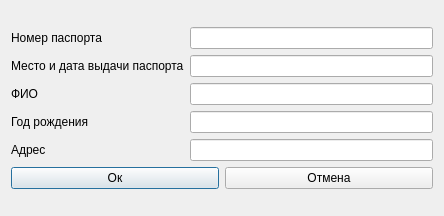
<?xml version="1.0" encoding="UTF-8"?>
<ui version="4.0">
 <class>addInTreeDialog</class>
 <widget class="QDialog" name="addInTreeDialog">
  <property name="geometry">
   <rect>
    <x>0</x>
    <y>0</y>
    <width>444</width>
    <height>216</height>
   </rect>
  </property>
  <property name="windowTitle">
   <string>Dialog</string>
  </property>
  <layout class="QGridLayout" name="gridLayout">
   <item row="0" column="0">
    <layout class="QVBoxLayout" name="verticalLayout_3">
     <item>
      <layout class="QHBoxLayout" name="horizontalLayout_2">
       <item>
        <layout class="QVBoxLayout" name="verticalLayout_2">
         <item>
          <widget class="QLabel" name="passportNum_label">
           <property name="text">
            <string>Номер паспорта</string>
           </property>
          </widget>
         </item>
         <item>
          <widget class="QLabel" name="placeAndDate_label">
           <property name="text">
            <string>Место и дата выдачи паспорта</string>
           </property>
          </widget>
         </item>
         <item>
          <widget class="QLabel" name="name_label">
           <property name="text">
            <string>ФИО</string>
           </property>
          </widget>
         </item>
         <item>
          <widget class="QLabel" name="birthDate_label">
           <property name="text">
            <string>Год рождения</string>
           </property>
          </widget>
         </item>
         <item>
          <widget class="QLabel" name="adress_label">
           <property name="text">
            <string>Адрес</string>
           </property>
          </widget>
         </item>
        </layout>
       </item>
       <item>
        <layout class="QVBoxLayout" name="verticalLayout">
         <item>
          <widget class="QLineEdit" name="passportNumEdit"/>
         </item>
         <item>
          <widget class="QLineEdit" name="placeAndDateEdit"/>
         </item>
         <item>
          <widget class="QLineEdit" name="nameEdit"/>
         </item>
         <item>
          <widget class="QLineEdit" name="birthDateEdit"/>
         </item>
         <item>
          <widget class="QLineEdit" name="adressEdit"/>
         </item>
        </layout>
       </item>
      </layout>
     </item>
     <item>
      <layout class="QHBoxLayout" name="horizontalLayout">
       <item>
        <widget class="QPushButton" name="addButton">
         <property name="text">
          <string>Ок</string>
         </property>
        </widget>
       </item>
       <item>
        <widget class="QPushButton" name="cancelButton">
         <property name="text">
          <string>Отмена</string>
         </property>
        </widget>
       </item>
      </layout>
     </item>
    </layout>
   </item>
  </layout>
 </widget>
 <resources/>
 <connections/>
</ui>
